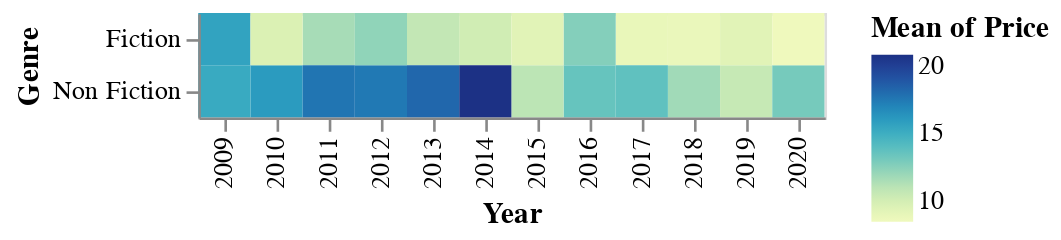

Notebook cell for this chart:
### Code cell
alt.Chart(df).mark_rect().encode(
    x='Year:O',
    y='Genre:O',
    color='mean(Price):Q',
    tooltip=[alt.Tooltip('mean(Price):Q', format='$.2f'), 
             alt.Tooltip('count(Name):Q', format='.0f')]
)

### Figure 1 — Vega-Lite specification as saved in the notebook (floating-point values rounded to 4 significant figures; data arrays with more than 128 entries replaced by an {"elided": "..."} marker saying what was removed)
{"config": {"view": {"continuousWidth": 400, "continuousHeight": 300}}, "data": {"name": "data-3c8663bbc0b3d60324a032a4e7ae5ec7"}, "mark": "rect", "encoding": {"color": {"type": "quantitative", "aggregate": "mean", "field": "Price"}, "tooltip": [{"type": "quantitative", "aggregate": "mean", "field": "Price", "format": "$.2f"}, {"type": "quantitative", "aggregate": "count", "field": "Name", "format": ".0f"}], "x": {"type": "ordinal", "field": "Year"}, "y": {"type": "ordinal", "field": "Genre"}}, "$schema": "https://vega.github.io/schema/vega-lite/v4.8.1.json", "datasets": {"data-3c8663bbc0b3d60324a032a4e7ae5ec7": {"elided": "600 records"}}}
